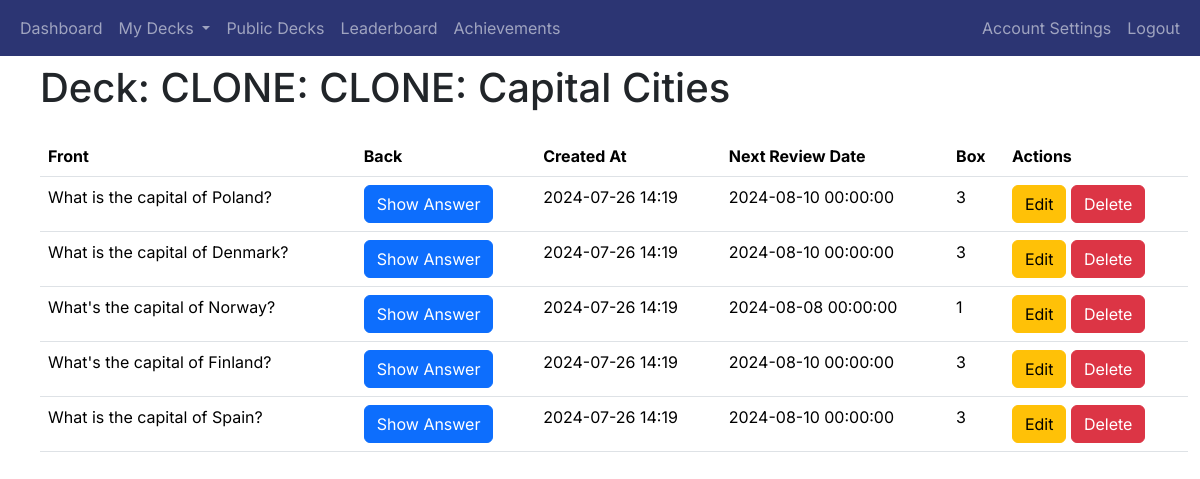
The app's page /view_deck/7 (signed in), older data.
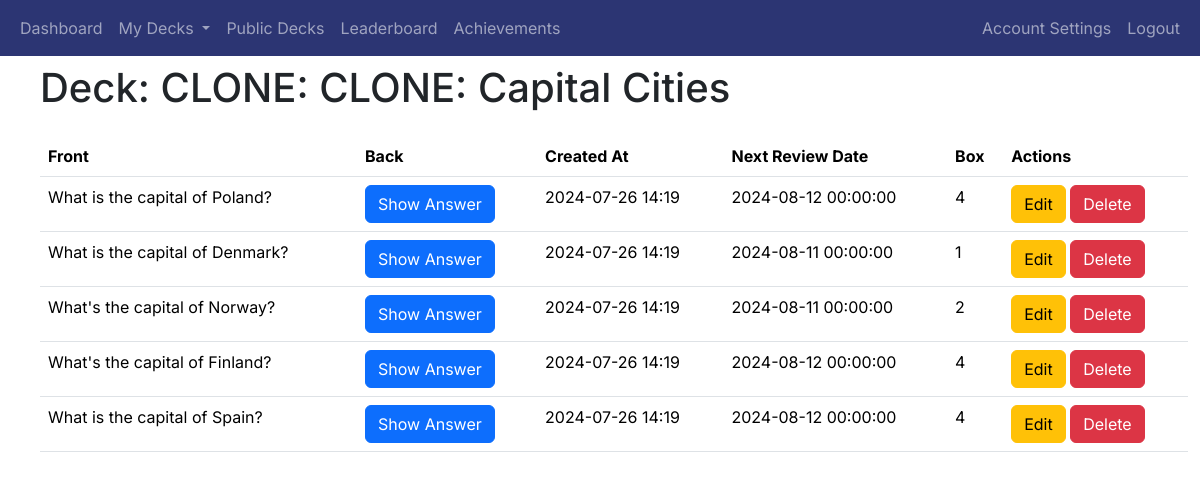
The same page, newer data.
### app/decks/models.py (models this page shows, shortened)
class Card(db.Model):
    card_id = db.Column(db.Integer, primary_key=True)
    front = db.Column(db.String(255), nullable=False)
    back = db.Column(db.String(255), nullable=False)
    created_at = db.Column(db.DateTime, default=datetime.utcnow)
    next_review_date = db.Column(db.DateTime, nullable=True)
    deck_id = db.Column(db.Integer, db.ForeignKey('deck.deck_id'), nullable=False)
    box = db.Column(db.Integer, default=1)  # New field for Leitner system

### app/decks/routes.py (the view)
@decks_blueprint.route('/view_deck/<int:deck_id>')
@login_required
def view_deck(deck_id):
    deck = Deck.query.get_or_404(deck_id)
    is_owner = deck.user_id == current_user.user_id
    if not deck.shared and not is_owner:
        abort(403)  # Forbidden access if the deck is not shared and not owned by the current user
    cards = Card.query.filter_by(deck_id=deck.deck_id).all()
    return render_template('view_deck.html', deck=deck, cards=cards, is_owner=is_owner)

### app/__init__.py (called while the page is built)
@login_manager.user_loader
def load_user(user_id):
    return User.query.get(int(user_id))

### app/decks/templates/view_deck.html (shortened to what this page needs)
{% extends "base.html" %}
{% block heading %}Deck: {{ deck.name }}{% endblock %}
{% block content %}
<div class="container">
    <table class="table">
        <thead>
            <tr>
                <th scope="col">Front</th>
                <th scope="col">Back</th>
                <th scope="col">Created At</th>
                {% if is_owner %}
                <th scope="col">Next Review Date</th>
                <th scope="col">Box</th>
                <th scope="col">Actions</th>
                {% endif %}
            </tr>
        </thead>
        <tbody>
            {% for card in cards %}
                <tr>
                    <td>{{ card.front }}</td>
                    <td>
                        <button class="btn btn-primary" onclick="toggleAnswer('answer-{{ card.card_id }}')">Show Answer</button>
                    </td>
                    <td>
                        {% if is_owner %}
                            {{ card.created_at.strftime('%Y-%m-%d %H:%M') }}
                        {% else %}
                            {{ card.created_at.strftime('%Y-%m-%d') }}
                        {% endif %}
                    </td>
                    {% if is_owner %}
                    <td>{{ card.next_review_date }}</td>
                    <td>{{ card.box }}</td>
                    <td>
                        <a href="{{ url_for('decks.edit_card', card_id=card.card_id) }}" class="btn btn-warning">Edit</a>
                        <button class="btn btn-danger" onclick="confirmDelete('{{ url_for('decks.delete_card', card_id=card.card_id) }}')">Delete</button>
                    </td>
                    {% endif %}
                </tr>
            {% endfor %}
        </tbody>
    </table>
</div>
{% endblock %}

Row changes from the older to the newer data that the page shows:
changed Card "What is the capital of Poland?": next_review_date "2024-08-10 00:00:00" → "2024-08-12 00:00:00"; box "3" → "4"
changed Card "What is the capital of Denmark?": next_review_date "2024-08-10 00:00:00" → "2024-08-11 00:00:00"; box "3" → "1"
changed Card "What's the capital of Norway?": next_review_date "2024-08-08 00:00:00" → "2024-08-11 00:00:00"; box "1" → "2"
changed Card "What's the capital of Finland?": next_review_date "2024-08-10 00:00:00" → "2024-08-12 00:00:00"; box "3" → "4"
changed Card "What is the capital of Spain?": next_review_date "2024-08-10 00:00:00" → "2024-08-12 00:00:00"; box "3" → "4"
